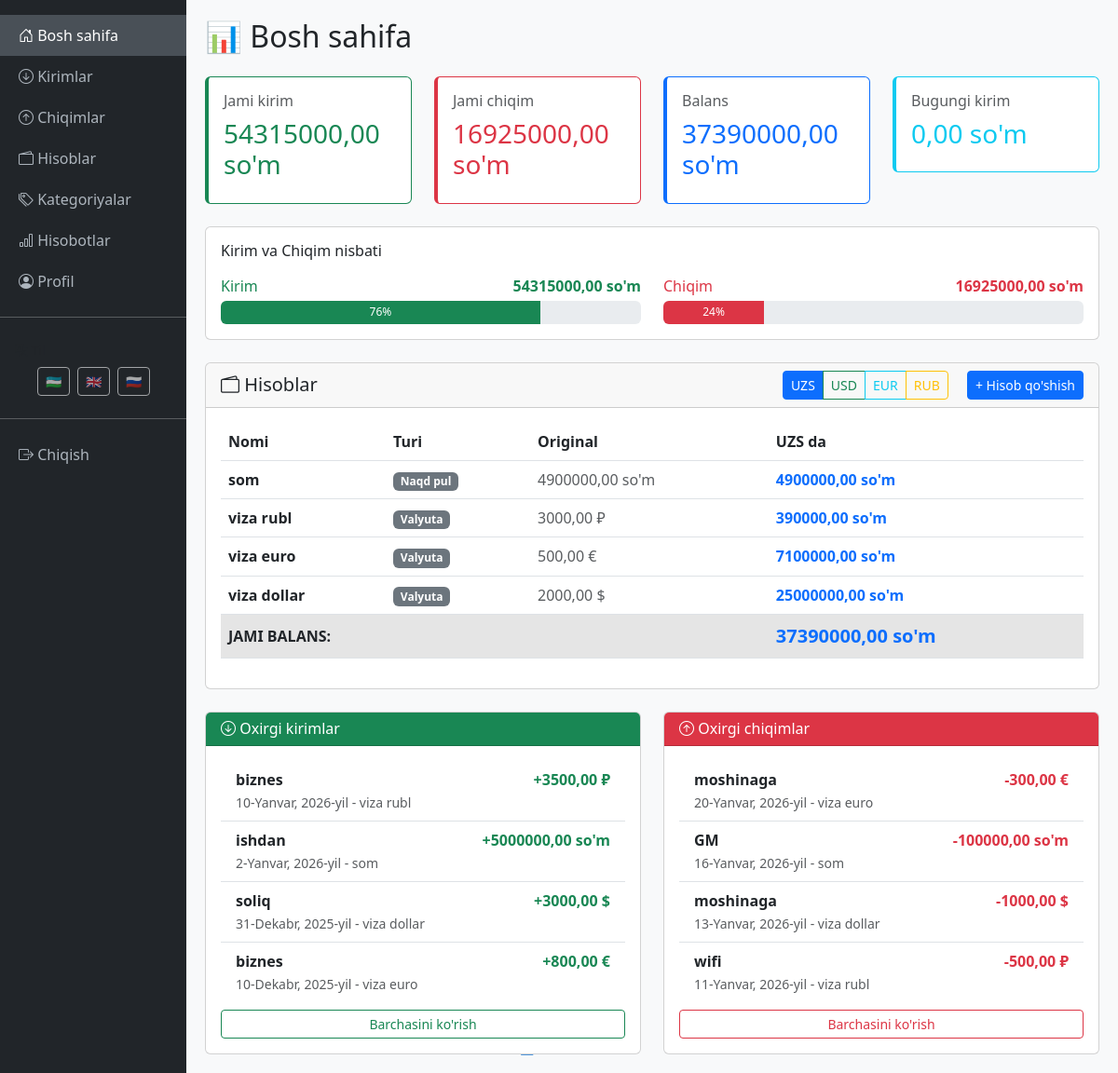
Screenshot of /uz/ (signed in) with the database file from the repository.
### finance/models.py (models this page shows, shortened)
class Account(models.Model):
    ACCOUNT_TYPES = [
        ('cash', 'Naqd pul'),
        ('card', 'Karta'),
        ('currency', 'Valyuta'),
    ]
    CURRENCY_CHOICES = [
        ('UZS', 'So\'m'),
        ('USD', 'Dollar'),
        ('EUR', 'Evro'),
        ('RUB', 'Rubl'),
    ]
    user = models.ForeignKey(User, on_delete=models.CASCADE, related_name='accounts')
    name = models.CharField(max_length=100, verbose_name='Hisob nomi')
    account_type = models.CharField(max_length=20, choices=ACCOUNT_TYPES, verbose_name='Hisob turi')
    currency = models.CharField(max_length=3, choices=CURRENCY_CHOICES, default='UZS', verbose_name='Valyuta')
    balance = models.DecimalField(max_digits=12, decimal_places=2, default=0, verbose_name='Balans')
    created_at = models.DateTimeField(auto_now_add=True)
    class Meta:
        verbose_name = 'Hisob'
        verbose_name_plural = 'Hisoblar'
        ordering = ['-created_at']

class Income(models.Model):
    user = models.ForeignKey(User, on_delete=models.CASCADE, related_name='incomes')
    account = models.ForeignKey(Account, on_delete=models.CASCADE, verbose_name='Hisob')
    category = models.ForeignKey(IncomeCategory, on_delete=models.SET_NULL, null=True, verbose_name='Kategoriya')
    amount = models.DecimalField(max_digits=12, decimal_places=2, verbose_name='Summa')
    date = models.DateField(verbose_name='Sana')
    description = models.TextField(blank=True, null=True, verbose_name='Izoh')
    created_at = models.DateTimeField(auto_now_add=True)
    class Meta:
        verbose_name = 'Kirim'
        verbose_name_plural = 'Kirimlar'
        ordering = ['-date', '-created_at']

class IncomeCategory(models.Model):
    user = models.ForeignKey(User, on_delete=models.CASCADE, related_name='income_categories')
    name = models.CharField(max_length=100, verbose_name='Kategoriya nomi')
    created_at = models.DateTimeField(auto_now_add=True)
    class Meta:
        verbose_name = 'Kirim kategoriyasi'
        verbose_name_plural = 'Kirim kategoriyalari'
        ordering = ['name']
    def __str__(self):
        return self.name

class Expense(models.Model):
    user = models.ForeignKey(User, on_delete=models.CASCADE, related_name='expenses')
    account = models.ForeignKey(Account, on_delete=models.CASCADE, verbose_name='Hisob')
    category = models.ForeignKey(ExpenseCategory, on_delete=models.SET_NULL, null=True, verbose_name='Kategoriya')
    amount = models.DecimalField(max_digits=12, decimal_places=2, verbose_name='Summa')
    date = models.DateField(verbose_name='Sana')
    description = models.TextField(blank=True, null=True, verbose_name='Izoh')
    created_at = models.DateTimeField(auto_now_add=True)
    class Meta:
        verbose_name = 'Chiqim'
        verbose_name_plural = 'Chiqimlar'
        ordering = ['-date', '-created_at']

class ExpenseCategory(models.Model):
    user = models.ForeignKey(User, on_delete=models.CASCADE, related_name='expense_categories')
    name = models.CharField(max_length=100, verbose_name='Kategoriya nomi')
    created_at = models.DateTimeField(auto_now_add=True)
    class Meta:
        verbose_name = 'Chiqim kategoriyasi'
        verbose_name_plural = 'Chiqim kategoriyalari'
        ordering = ['name']
    def __str__(self):
        return self.name

### finance/views.py (the view, shortened to what this page needs)
# urls.py: path('', dashboard_view, name='dashboard'),
@login_required
def dashboard_view(request):
    user = request.user
    selected_currency = request.GET.get('currency', 'UZS')
    rates = get_exchange_rates()
    accounts = Account.objects.filter(user=user)
    total_balance_in_selected = Decimal('0.00')
    for account in accounts:
        account.original_balance = account.balance
        account.original_currency = account.currency
        account.original_symbol = get_currency_symbol(account.currency)
        account.converted_balance = convert_amount(
            account.balance,
            account.currency,
            selected_currency,
            rates
        )
        total_balance_in_selected += account.converted_balance
    today = date.today()
    today_incomes = Income.objects.filter(user=user, date=today)
    today_income = Decimal('0.00')
    today_expenses = Expense.objects.filter(user=user, date=today)
    today_expense = Decimal('0.00')
    all_incomes = Income.objects.filter(user=user)
    total_income = Decimal('0.00')
    for income in all_incomes:
        converted = convert_amount(
            income.amount,
            income.account.currency,
            selected_currency,
            rates
        )
        total_income += converted
    all_expenses = Expense.objects.filter(user=user)
    total_expense = Decimal('0.00')
    for expense in all_expenses:
        converted = convert_amount(
            expense.amount,
            expense.account.currency,
            selected_currency,
            rates
        )
        total_expense += converted
    recent_incomes = Income.objects.filter(user=user)[:5]
    recent_expenses = Expense.objects.filter(user=user)[:5]
    for income in recent_incomes:
        income.currency_symbol = get_currency_symbol(income.account.currency)
    for expense in recent_expenses:
        expense.currency_symbol = get_currency_symbol(expense.account.currency)
    context = {
        'accounts': accounts,
        'total_balance': total_balance_in_selected,
        'selected_currency': selected_currency,
        'currency_symbol': get_currency_symbol(selected_currency),
        'today_income': today_income,
        'today_expense': today_expense,
        'total_income': total_income,
        'total_expense': total_expense,
        'recent_incomes': recent_incomes,
        'recent_expenses': recent_expenses,
    }
    return render(request, 'finance/dashboard.html', context)

### finance/templates/finance/dashboard.html (shortened to what this page needs)
{% extends 'finance/base.html' %}
{% load i18n %}
{% block content %}
<h2 class="mb-4">📊 {% trans "Bosh sahifa" %}</h2>
<div class="row mb-4">
    <div class="col-md-3">
        <div class="card stat-card border-success">
            <div class="card-body">
                <h6 class="text-muted">{% trans "Jami kirim" %}</h6>
                <h3 class="text-success">{{ total_income|floatformat:2 }} {{ currency_symbol }}</h3>
            </div>
        </div>
    </div>
    <div class="col-md-3">
        <div class="card stat-card border-danger">
            <div class="card-body">
                <h6 class="text-muted">{% trans "Jami chiqim" %}</h6>
                <h3 class="text-danger">{{ total_expense|floatformat:2 }} {{ currency_symbol }}</h3>
            </div>
        </div>
    </div>
    <div class="col-md-3">
        <div class="card stat-card border-primary">
            <div class="card-body">
                <h6 class="text-muted">{% trans "Balans" %}</h6>
                <h3 class="text-primary">{{ total_balance|floatformat:2 }} {{ currency_symbol }}</h3>
            </div>
        </div>
    </div>
    <div class="col-md-3">
        <div class="card stat-card border-info">
            <div class="card-body">
                <h6 class="text-muted">{% trans "Bugungi kirim" %}</h6>
                <h3 class="text-info">{{ today_income|floatformat:2 }} {{ currency_symbol }}</h3>
            </div>
        </div>
    </div>
</div>
{% if total_income > 0 or total_expense > 0 %}
<div class="card mb-4">
    <div class="card-body">
        <h6 class="mb-3">{% trans "Kirim va Chiqim nisbati" %}</h6>
        <div class="row">
            <div class="col-md-6">
                <div class="d-flex justify-content-between mb-1">
                    <span class="text-success">{% trans "Kirim" %}</span>
                    <span class="text-success fw-bold">{{ total_income|floatformat:2 }} {{ currency_symbol }}</span>
                </div>
                <div class="progress" style="height: 25px;">
                    {% widthratio total_income total_income|add:total_expense 100 as income_percent %}
                    <div class="progress-bar bg-success" style="width: {{ income_percent }}%">
                        {{ income_percent }}%
                    </div>
                </div>
            </div>
            <div class="col-md-6">
                <div class="d-flex justify-content-between mb-1">
                    <span class="text-danger">{% trans "Chiqim" %}</span>
                    <span class="text-danger fw-bold">{{ total_expense|floatformat:2 }} {{ currency_symbol }}</span>
                </div>
                <div class="progress" style="height: 25px;">
                    {% widthratio total_expense total_income|add:total_expense 100 as expense_percent %}
                    <div class="progress-bar bg-danger" style="width: {{ expense_percent }}%">
                        {{ expense_percent }}%
                    </div>
                </div>
            </div>
        </div>
    </div>
</div>
{% endif %}
<div class="card mb-4">
    <div class="card-header d-flex justify-content-between align-items-center">
        <h5 class="mb-0"><i class="bi bi-wallet2"></i> {% trans "Hisoblar" %}</h5>
        <div>
            <div class="btn-group me-3" role="group">
                <a href="?currency=UZS" class="btn btn-sm {% if selected_currency == 'UZS' %}btn-primary{% else %}btn-outline-primary{% endif %}">
                    UZS
                </a>
                <a href="?currency=USD" class="btn btn-sm {% if selected_currency == 'USD' %}btn-success{% else %}btn-outline-success{% endif %}">
                    USD
                </a>
                <a href="?currency=EUR" class="btn btn-sm {% if selected_currency == 'EUR' %}btn-info{% else %}btn-outline-info{% endif %}">
                    EUR
                </a>
                <a href="?currency=RUB" class="btn btn-sm {% if selected_currency == 'RUB' %}btn-warning{% else %}btn-outline-warning{% endif %}">
                    RUB
                </a>
            </div>
            <a href="{% url 'finance:account_add' %}" class="btn btn-sm btn-primary">+ {% trans "Hisob qo'shish" %}</a>
        </div>
    </div>
    <div class="card-body">
        {% if accounts %}
        <div class="table-responsive">
            <table class="table table-hover">
                <thead>
                    <tr>
                        <th>{% trans "Nomi" %}</th>
                        <th>{% trans "Turi" %}</th>
                        <th>{% trans "Original" %}</th>
                        <th>{{ selected_currency }} {% trans "da" %}</th>
                    </tr>
                </thead>
                <tbody>
                    {% for account in accounts %}
                    <tr>
                        <td><strong>{{ account.name }}</strong></td>
                        <td>
                            <span class="badge bg-secondary">{{ account.get_account_type_display }}</span>
                        </td>
                        <td class="text-muted">
                            {{ account.original_balance|floatformat:2 }} {{ account.original_symbol }}
                        </td>
                        <td class="fw-bold text-primary">
                            {{ account.converted_balance|floatformat:2 }} {{ currency_symbol }}
                        </td>
                    </tr>
                    {% endfor %}
                </tbody>
                <tfoot>
                    <tr class="table-active">
                        <td colspan="3"><strong>{% trans "JAMI BALANS:" %}</strong></td>
                        <td class="fw-bold text-primary fs-5">
                            {{ total_balance|floatformat:2 }} {% trans "so'm" %}
                        </td>
                    </tr>
                </tfoot>
            </table>
        </div>
        {% else %}
        <p class="text-muted text-center">{% trans "Hisob mavjud emas. Birinchi hisob qo'shing!" %}</p>
        <div class="text-center">
            <a href="{% url 'finance:account_add' %}" class="btn btn-primary">{% trans "Hisob qo'shish" %}</a>
        </div>
        {% endif %}
    </div>
</div>
<div class="row">
    <div class="col-md-6">
        <div class="card">
            <div class="card-header bg-success text-white">
                <h6 class="mb-0"><i class="bi bi-arrow-down-circle"></i> {% trans "Oxirgi kirimlar" %}</h6>
            </div>
            <div class="card-body">
                {% if recent_incomes %}
                <ul class="list-group list-group-flush">
                    {% for income in recent_incomes %}
                    <li class="list-group-item d-flex justify-content-between">
                        <div>
                            <strong>{{ income.category }}</strong><br>
                            <small class="text-muted">{{ income.date }} - {{ income.account.name }}</small>
                        </div>
                        <span class="text-success fw-bold">
                            +{{ income.amount|floatformat:2 }} {{ income.currency_symbol }}
                        </span>
                    </li>
                    {% endfor %}
                </ul>
                <a href="{% url 'finance:income_list' %}" class="btn btn-sm btn-outline-success w-100 mt-2">{% trans "Barchasini ko'rish" %}</a>
                {% else %}
                <p class="text-muted text-center">{% trans "Kirim mavjud emas" %}</p>
                <a href="{% url 'finance:income_add' %}" class="btn btn-success w-100">{% trans "Kirim qo'shish" %}</a>
                {% endif %}
            </div>
        </div>
    </div>
    <div class="col-md-6">
        <div class="card">
            <div class="card-header bg-danger text-white">
                <h6 class="mb-0"><i class="bi bi-arrow-up-circle"></i> {% trans "Oxirgi chiqimlar" %}</h6>
            </div>
            <div class="card-body">
                {% if recent_expenses %}
                <ul class="list-group list-group-flush">
                    {% for expense in recent_expenses %}
                    <li class="list-group-item d-flex justify-content-between">
                        <div>
                            <strong>{{ expense.category }}</strong><br>
                            <small class="text-muted">{{ expense.date }} - {{ expense.account.name }}</small>
                        </div>
                        <span class="text-danger fw-bold">
                            -{{ expense.amount|floatformat:2 }} {{ expense.currency_symbol }}
                        </span>
                    </li>
                    {% endfor %}
                </ul>
                <a href="{% url 'finance:expense_list' %}" class="btn btn-sm btn-outline-danger w-100 mt-2">{% trans "Barchasini ko'rish" %}</a>
                {% else %}
                <p class="text-muted text-center">{% trans "Chiqim mavjud emas" %}</p>
                <a href="{% url 'finance:expense_add' %}" class="btn btn-danger w-100">{% trans "Chiqim qo'shish" %}</a>
                {% endif %}
            </div>
        </div>
    </div>
</div>
{% endblock %}

### rows the page displays
Account: currency "UZS", name "som", account_type "Naqd pul", original_balance "4900000,00", original_symbol "so'm", converted_balance "4900000,00", currency_symbol "so'm"
Account: name "viza rubl", account_type "Valyuta", original_balance "3000,00", original_symbol "₽", converted_balance "390000,00", currency_symbol "so'm"
Account: name "viza euro", account_type "Valyuta", original_balance "500,00", original_symbol "€", converted_balance "7100000,00", currency_symbol "so'm"
Account: name "viza dollar", account_type "Valyuta", original_balance "2000,00", original_symbol "$", converted_balance "25000000,00", currency_symbol "so'm"
Income: category "biznes", date "10-Yanvar, 2026-yil", account.name "viza rubl", amount "3500,00", currency_symbol "₽"
Income: category "ishdan", date "2-Yanvar, 2026-yil", account.name "som", amount "5000000,00", currency_symbol "so'm"
Income: category "soliq", date "31-Dekabr, 2025-yil", account.name "viza dollar", amount "3000,00", currency_symbol "$"
Income: category "biznes", date "10-Dekabr, 2025-yil", account.name "viza euro", amount "800,00", currency_symbol "€"
Expense: category "moshinaga", date "20-Yanvar, 2026-yil", account.name "viza euro", amount "300,00", currency_symbol "€"
Expense: category "GM", date "16-Yanvar, 2026-yil", account.name "som", amount "100000,00", currency_symbol "so'm"
Expense: category "moshinaga", date "13-Yanvar, 2026-yil", account.name "viza dollar", amount "1000,00", currency_symbol "$"
Expense: category "wifi", date "11-Yanvar, 2026-yil", account.name "viza rubl", amount "500,00", currency_symbol "₽"

### other values shown
{{ total_income|floatformat:2 }} "54315000,00"
{{ currency_symbol }} "so'm"
{{ total_expense|floatformat:2 }} "16925000,00"
{{ total_balance|floatformat:2 }} "37390000,00"
{{ today_income|floatformat:2 }} "0,00"
{{ income_percent }} "76"
{{ expense_percent }} "24"
